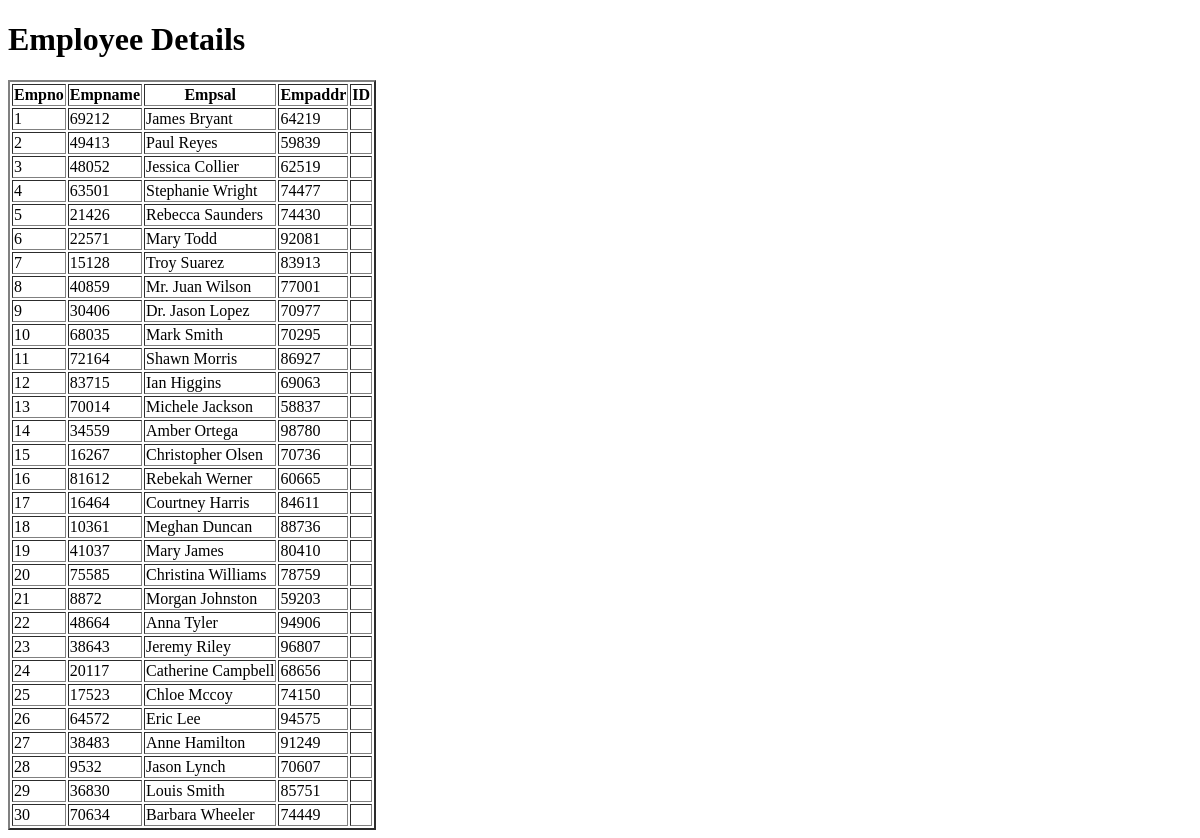
The page /restapi/showemp/ on the database as committed earlier.
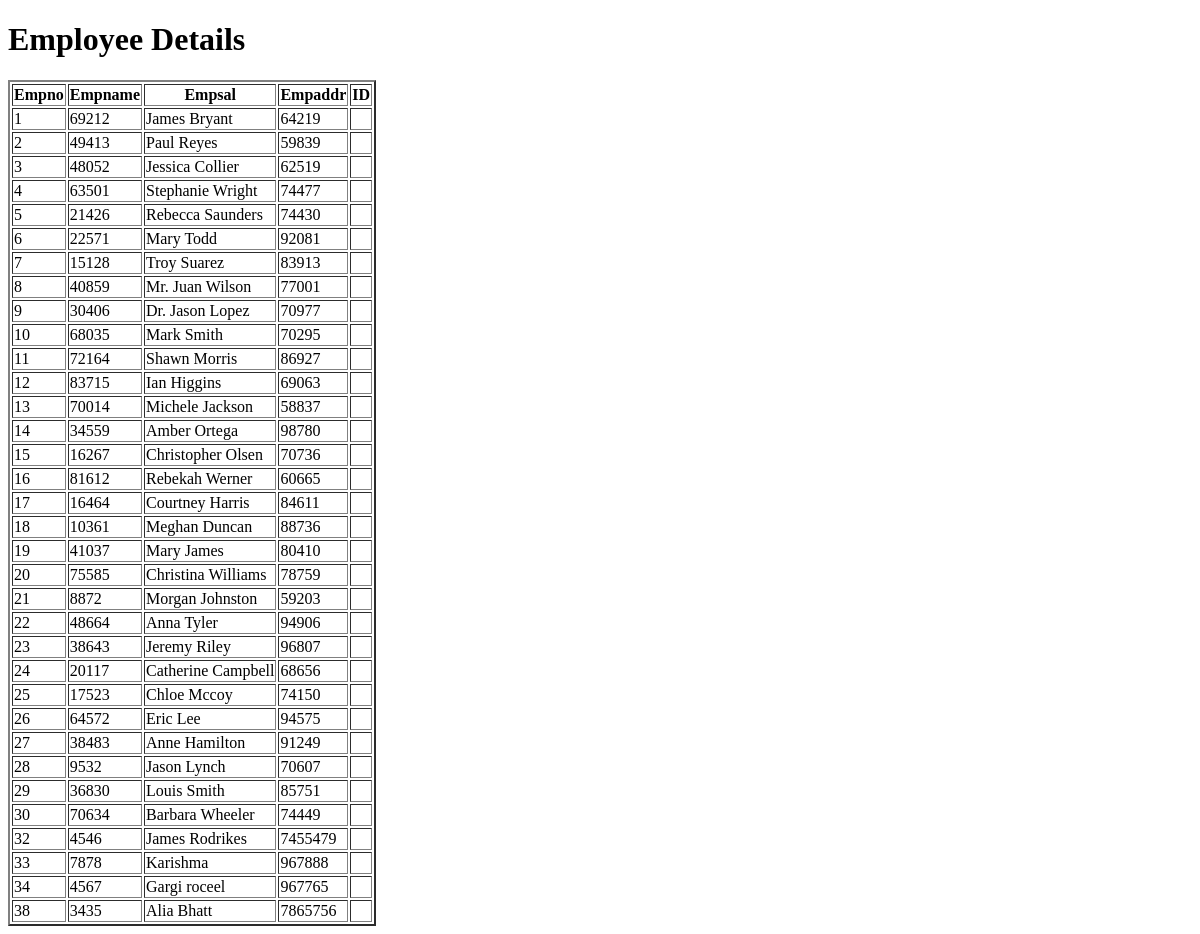
The same page on the database as committed later.
### restapp/models.py (models this page shows)
class Employee(models.Model):
      empno = models.IntegerField()
      empname = models.CharField(max_length=60)
      empsal = models.IntegerField()
      eaddr = models.TextField()

### restapp/views.py (the view)
# urls.py: path('showemp/',views.show),
def show(request):
    data = Employee.objects.all().order_by('id')
    return render(request,"restapp/display.html",context={"emp_data": data})

### templates/restapp/display.html (shortened to what this page needs)
<!DOCTYPE html>
<html>
<head>
</head>
<body>
 <h1>Employee Details</h1>
 <table border="2px">
    {% if emp_data %}
        <thead>
        	<th>Empno</th>
        	<th>Empname</th>
        	<th>Empsal</th>
        	<th>Empaddr</th>
        	<th>ID</th>
        </thead>
 		{% for ip in emp_data %}
 		   <tr>
			 	<td>{{ip.id}}</td>
			 	<td>{{ip.empno}}</td>
			 	<td>{{ip.empname}}</td>
			 	<td>{{ip.empsal}}</td>
			 	<td>{{ip.eddr}}</td>
		   </tr>
   		{% endfor %}
    {% else %}
    	<h2>No Employee records found</h2>
    {% endif %}
 </table>
</body>
</html>

Rows that differ between the two databases and show on the page:
added Employee: id "32", empno "4546", empname "James Rodrikes", empsal "7455479"
added Employee: id "33", empno "7878", empname "Karishma", empsal "967888"
added Employee: id "34", empno "4567", empname "Gargi roceel", empsal "967765"
added Employee: id "38", empno "3435", empname "Alia Bhatt", empsal "7865756"
